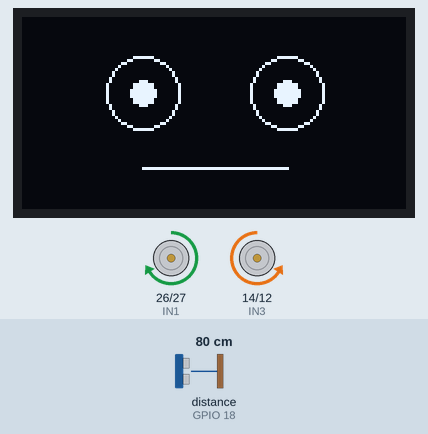
Simulated run of this sketch. Board: ESP32. Shown: 128×64 one-colour display, motor-driver pin pairs drawn as motors (green arrow = first pin HIGH = forward, orange = second pin HIGH = backward, longer = more drive, scaled by the enable pin). Wiring (inferred from the names in the program): ultrasonic range finder: trigger GPIO 5; echo GPIO 18. The test bench sets the inputs (shaded band); at power-on: distance to the obstacle (sensor on GPIO 18) 80 cm. The echo pulse lasts 58.3 µs per cm; what the sketch prints to the serial monitor is not drawn.

Above: at 1.2 s.
1.3 s: distance to the obstacle (sensor on GPIO 18) set to 23 cm
2.8 s: distance to the obstacle (sensor on GPIO 18) set to 19 cm
At 4.0 s:
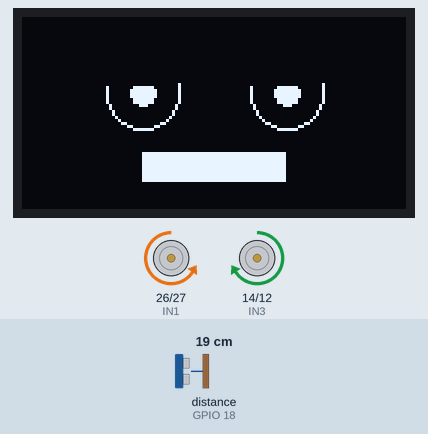
5.8 s: distance to the obstacle (sensor on GPIO 18) set to 35 cm
At 6.9 s:
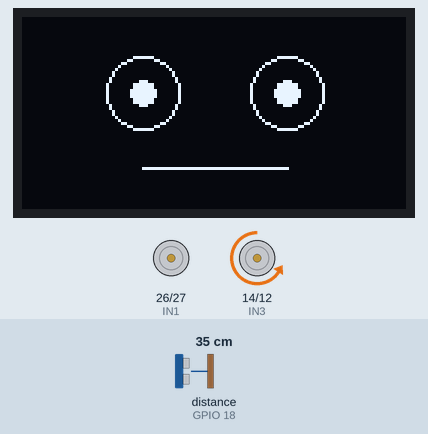
8.5 s: distance to the obstacle (sensor on GPIO 18) set to 2 cm
At 9.0 s:
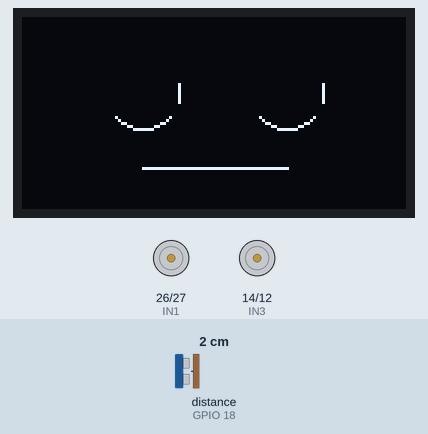
Timing chart, 0 to 12.5 s (numbered marks = the images above; inputs shaded):
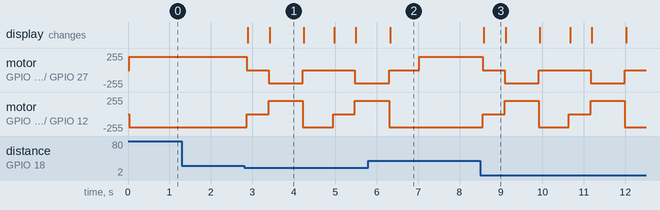

Measured:
- the behaviour switches between 21 and 20 cm on distance to the obstacle (sensor on GPIO 18) (found by bisection; images 0 and 1)
- after the input at 1.3 s, every drawn part: stays the same
- after the input at 5.8 s, motor on GPIO 14 (IN3) / GPIO 12 (IN4): goes on until 6.3 s, then stays backward 199/255
- what the display in image 1 shows lasts 0.8 s, from 3.4 s to 4.2 s
- what the display in image 3 shows lasts 0.5 s, from 8.6 s to 9.1 s

The sketch:

sketch_robo1.ino
```cpp
#include <Wire.h>
#include <Adafruit_GFX.h>
#include <Adafruit_SSD1306.h>

#define SCREEN_WIDTH 128
#define SCREEN_HEIGHT 64
Adafruit_SSD1306 display(SCREEN_WIDTH, SCREEN_HEIGHT, &Wire, -1);

// Motor pins
int IN1 = 26;
int IN2 = 27;
int ENA = 25;

int IN3 = 14;
int IN4 = 12;
int ENB = 33;


// Ultrasonic pins
int trigPin = 5;
int echoPin = 18;

long duration;
int distance;

//  Eyes
void drawEyes(int lid) {
  display.drawCircle(40, 25, 12, WHITE);
  display.drawCircle(88, 25, 12, WHITE);

  display.fillCircle(40, 25, 4, WHITE);
  display.fillCircle(88, 25, 4, WHITE);

  display.fillRect(28, 13, 24, lid, BLACK);
  display.fillRect(76, 13, 24, lid, BLACK);
}

//  Mouth
void drawMouth(bool open) {
  if (open)
    display.fillRect(40, 45, 48, 10, WHITE);
  else
    display.drawLine(40, 50, 88, 50, WHITE);
}

//  Face
void showFace(int lid, bool mouthOpen) {
  display.clearDisplay();
  drawEyes(lid);
  drawMouth(mouthOpen);
  display.display();
}

//  Distance reading
int getDistance() {
  digitalWrite(trigPin, LOW);
  delayMicroseconds(2);

  digitalWrite(trigPin, HIGH);
  delayMicroseconds(10);
  digitalWrite(trigPin, LOW);

  duration = pulseIn(echoPin, HIGH);
  distance = duration * 0.034 / 2;

  return distance;
}

//  Motors
void forward() {
  digitalWrite(IN1, HIGH);
  digitalWrite(IN2, LOW);
  digitalWrite(IN3, LOW);
  digitalWrite(IN4, HIGH);

  ledcWrite(ENA, 200);
  ledcWrite(ENB, 200);
}

void stopMotor() {
  digitalWrite(IN1, LOW);
  digitalWrite(IN2, LOW);
  digitalWrite(IN3, LOW);
  digitalWrite(IN4, LOW);
}

void backward() {
  digitalWrite(IN1, LOW);
  digitalWrite(IN2, HIGH);
  digitalWrite(IN3, HIGH);
  digitalWrite(IN4, LOW);

  ledcWrite(ENA, 200);
  ledcWrite(ENB, 200);
}

void leftTurn() {
  digitalWrite(IN1, LOW);
  digitalWrite(IN2, LOW);
  digitalWrite(IN3, LOW);
  digitalWrite(IN4, HIGH);
}

void setup() {
  Serial.begin(115200);

  Wire.begin(21, 22);
  display.begin(SSD1306_SWITCHCAPVCC, 0x3C);

  pinMode(IN1, OUTPUT);
  pinMode(IN2, OUTPUT);
  pinMode(IN3, OUTPUT);
  pinMode(IN4, OUTPUT);

  pinMode(trigPin, OUTPUT);
  pinMode(echoPin, INPUT);

  // PWM setup
  ledcAttach(ENA, 5000, 8);


  ledcAttach(ENB, 5000, 8);
}

void loop() {

  int d = getDistance();
  Serial.println(d);

  //  OBSTACLE DETECTION
  if (d > 0 && d < 20) {

    stopMotor();
    showFace(20, false);   // scared face
    delay(500);

    backward();
    showFace(10, true);
    delay(800);

    leftTurn();
    showFace(0, false);
    delay(600);

  } else {

    forward();
    showFace(0, false); // normal face
  }

  delay(100);
}
```
